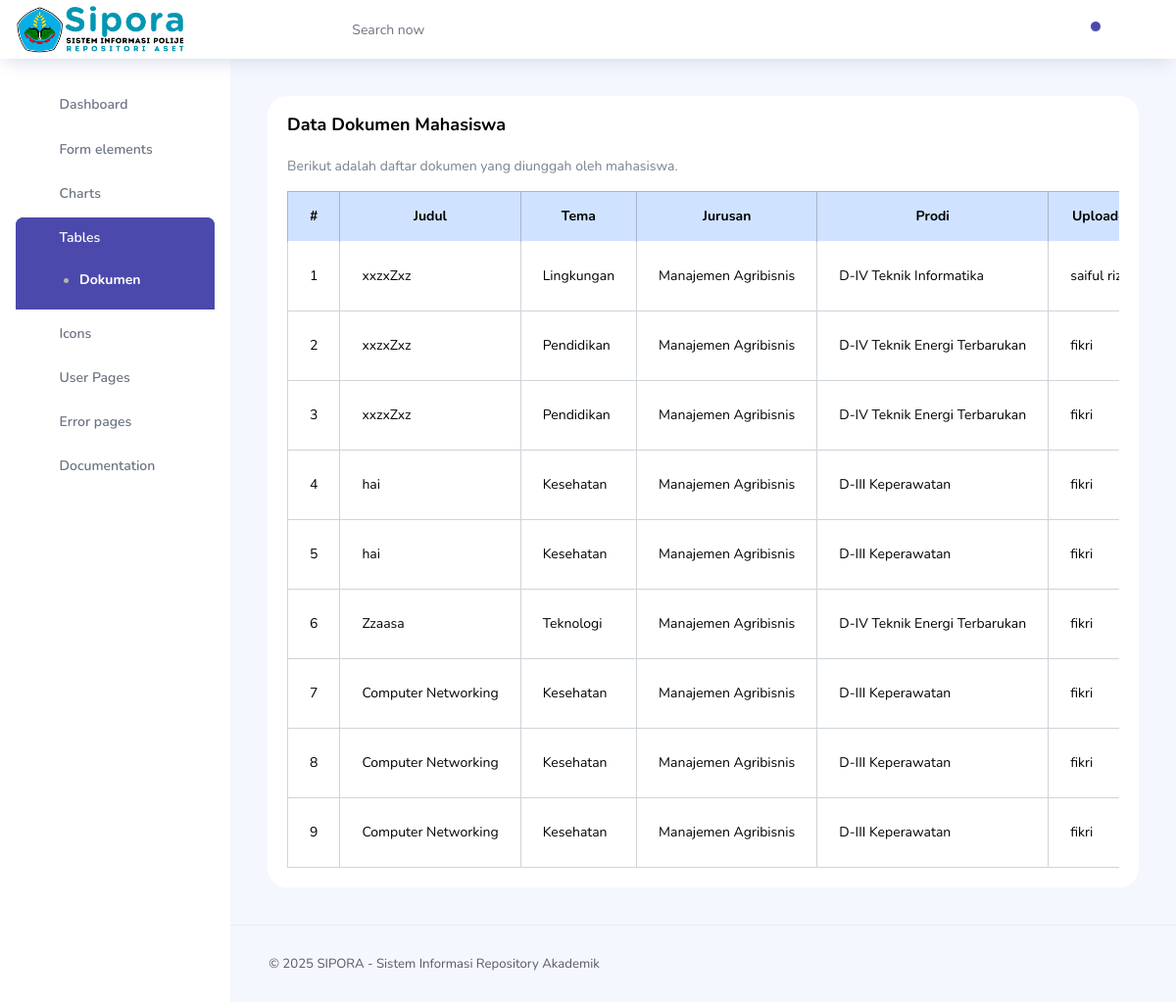
/backend/dist/tabel_dokumen.php, run on the app's committed database.
### tables this page shows
CREATE TABLE `dokumen` (
  `dokumen_id` int NOT NULL,
  `judul` varchar(255) NOT NULL,
  `tipe_dokumen` varchar(100) DEFAULT NULL,
  `abstrak` text,
  `tgl_unggah` timestamp NULL DEFAULT CURRENT_TIMESTAMP,
  `uploader_id` int NOT NULL,
  `file_path` varchar(100) NOT NULL,
  `file_size` varchar(100) NOT NULL,
  `id_tema` int NOT NULL,
  `id_jurusan` int NOT NULL,
  `id_prodi` int NOT NULL,
  `year_id` int NOT NULL,
  `status_id` int NOT NULL,
  `format_id` int NOT NULL,
  `policy_id` int NOT NULL
);

CREATE TABLE `master_tema` (
  `id_tema` int NOT NULL,
  `nama_tema` varchar(100) NOT NULL
);

CREATE TABLE `master_jurusan` (
  `id_jurusan` int NOT NULL,
  `nama_jurusan` varchar(100) NOT NULL
);

CREATE TABLE `master_prodi` (
  `id_prodi` int NOT NULL,
  `nama_prodi` varchar(100) NOT NULL
);

CREATE TABLE `users` (
  `id_user` int NOT NULL,
  `nama_lengkap` varchar(100) NOT NULL,
  `nomor_induk` varchar(30) NOT NULL,
  `email` varchar(100) NOT NULL,
  `username` varchar(50) NOT NULL,
  `pasword_hash` varchar(255) NOT NULL,
  `role_id` int NOT NULL,
  `status` enum('pending','approved','rejected') NOT NULL,
  `created_at` timestamp NOT NULL DEFAULT CURRENT_TIMESTAMP
);

### backend/dist/tabel_dokumen.php (the view, shortened to what this page needs)
<?php
require_once __DIR__ . '/../config/db.php';
include 'header.php';
include 'sidebar.php';
$query = "
  SELECT d.*,
         u.nama_lengkap AS uploader_name,
         u.email AS uploader_email,
         j.nama_jurusan,
         p.nama_prodi,
         t.nama_tema,
         s.nama_status
  FROM dokumen d
  JOIN users u ON d.uploader_id = u.id_user
  JOIN master_jurusan j ON d.id_jurusan = j.id_jurusan
  JOIN master_prodi p ON d.id_prodi = p.id_prodi
  JOIN master_tema t ON d.id_tema = t.id_tema
  JOIN master_status_dokumen s ON d.status_id = s.status_id
  ORDER BY d.tgl_unggah DESC
";
$stmt = $pdo->query($query);
$dokumen = $stmt->fetchAll(PDO::FETCH_ASSOC);
?>
<!DOCTYPE html>
<html lang="id">
<head>
  <link rel="stylesheet" href="assets/vendors/feather/feather.css">
  <link rel="stylesheet" href="assets/vendors/ti-icons/css/themify-icons.css">
  <link rel="stylesheet" href="assets/vendors/css/vendor.bundle.base.css">
  <link rel="stylesheet" href="assets/vendors/font-awesome/css/font-awesome.min.css">
  <link rel="stylesheet" href="assets/vendors/mdi/css/materialdesignicons.min.css">
  <link rel="stylesheet" href="assets/css/style.css">
</head>
<body>
<div class="main-panel">
  <div class="content-wrapper">
    <div class="card">
      <div class="card-body">
        <h4 class="card-title mb-4">Data Dokumen Mahasiswa</h4>
        <p class="card-description">Berikut adalah daftar dokumen yang diunggah oleh mahasiswa.</p>
        <div class="table-responsive">
          <table class="table table-hover table-bordered align-middle">
            <thead class="table-primary text-center">
              <tr>
                <th>#</th>
                <th>Judul</th>
                <th>Tema</th>
                <th>Jurusan</th>
                <th>Prodi</th>
                <th>Uploader</th>
              </tr>
            </thead>
            <tbody>
              <?php if ($dokumen): $no=1; foreach ($dokumen as $d): ?>
              <tr>
                <td class="text-center"><?= $no++; ?></td>
                <td><?= htmlspecialchars($d['judul']); ?></td>
                <td><?= htmlspecialchars($d['nama_tema']); ?></td>
                <td><?= htmlspecialchars($d['nama_jurusan']); ?></td>
                <td><?= htmlspecialchars($d['nama_prodi']); ?></td>
                <td><?= htmlspecialchars($d['uploader_name']); ?></td>
              </tr>
              <?php endforeach; else: ?>
              <tr><td colspan="9" class="text-center text-muted">Belum ada dokumen yang diunggah.</td></tr>
              <?php endif; ?>
            </tbody>
          </table>
        </div>
      </div>
    </div>
  </div>
  <?php include 'footer.php'; ?>
</body>
</html>

### data on the page
dokumen: judul "xxzxZxz", id_tema.nama_tema "Lingkungan", id_jurusan.nama_jurusan "Manajemen Agribisnis", id_prodi.nama_prodi "D-IV Teknik Informatika", uploader.nama_lengkap "saiful…"
dokumen: judul "xxzxZxz", id_tema.nama_tema "Pendidikan", id_jurusan.nama_jurusan "Manajemen Agribisnis", id_prodi.nama_prodi "D-IV Teknik Energi Terbarukan", uploader.nama_lengkap "fikri"
dokumen: judul "xxzxZxz", id_tema.nama_tema "Pendidikan", id_jurusan.nama_jurusan "Manajemen Agribisnis", id_prodi.nama_prodi "D-IV Teknik Energi Terbarukan", uploader.nama_lengkap "fikri"
dokumen: judul "hai", id_tema.nama_tema "Kesehatan", id_jurusan.nama_jurusan "Manajemen Agribisnis", id_prodi.nama_prodi "D-III Keperawatan", uploader.nama_lengkap "fikri"
dokumen: judul "hai", id_tema.nama_tema "Kesehatan", id_jurusan.nama_jurusan "Manajemen Agribisnis", id_prodi.nama_prodi "D-III Keperawatan", uploader.nama_lengkap "fikri"
dokumen: judul "Zzaasa", id_tema.nama_tema "Teknologi", id_jurusan.nama_jurusan "Manajemen Agribisnis", id_prodi.nama_prodi "D-IV Teknik Energi Terbarukan", uploader.nama_lengkap "fikri"
dokumen: judul "Computer Networking", id_tema.nama_tema "Kesehatan", id_jurusan.nama_jurusan "Manajemen Agribisnis", id_prodi.nama_prodi "D-III Keperawatan", uploader.nama_lengkap "fikri"
dokumen: judul "Computer Networking", id_tema.nama_tema "Kesehatan", id_jurusan.nama_jurusan "Manajemen Agribisnis", id_prodi.nama_prodi "D-III Keperawatan", uploader.nama_lengkap "fikri"
dokumen: judul "Computer Networking", id_tema.nama_tema "Kesehatan", id_jurusan.nama_jurusan "Manajemen Agribisnis", id_prodi.nama_prodi "D-III Keperawatan", uploader.nama_lengkap "fikri"
